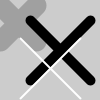
Frame 1 (no input)
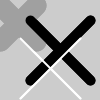
Frame 2 (the mouse pressed at the canvas centre, redrawn once)

The Processing sketch that drew these frames (run headless with seeded random() and noise(); the mouse was pressed at the canvas centre and the sketch redrawn once):

// Processing sketch: functions
// ── functions.pde
void setup(){
  size(100,100);
  smooth();
  noLoop();
}
void draw(){
  drawX(160, 20, 0, 5, 36);
  drawX(0, 10, 30, 20, 60);
  drawX(255, 2, 20, 38, 60);
}

void drawX(int gray, int weight, int x, int y, int size){
  // Draw thick, light gray X
  stroke(gray);
  strokeWeight(weight);
  line(x, y, x+size, y+size);
  line(x+size, y, x, y+size);
}
